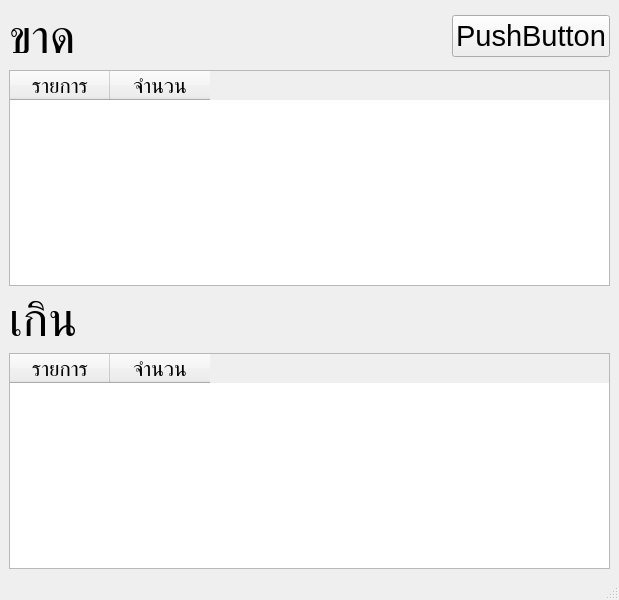
<?xml version="1.0" encoding="UTF-8"?>
<ui version="4.0">
 <class>MainWindow</class>
 <widget class="QMainWindow" name="MainWindow">
  <property name="geometry">
   <rect>
    <x>0</x>
    <y>0</y>
    <width>619</width>
    <height>600</height>
   </rect>
  </property>
  <property name="windowTitle">
   <string>MainWindow</string>
  </property>
  <widget class="QWidget" name="centralwidget">
   <property name="sizePolicy">
    <sizepolicy hsizetype="Expanding" vsizetype="Expanding">
     <horstretch>0</horstretch>
     <verstretch>0</verstretch>
    </sizepolicy>
   </property>
   <layout class="QGridLayout" name="gridLayout">
    <item row="0" column="0">
     <layout class="QVBoxLayout" name="verticalLayout">
      <property name="sizeConstraint">
       <enum>QLayout::SetMaximumSize</enum>
      </property>
      <item>
       <layout class="QHBoxLayout" name="horizontalLayout_2">
        <item>
         <widget class="QLabel" name="label_1">
          <property name="enabled">
           <bool>true</bool>
          </property>
          <property name="sizePolicy">
           <sizepolicy hsizetype="Minimum" vsizetype="Maximum">
            <horstretch>0</horstretch>
            <verstretch>0</verstretch>
           </sizepolicy>
          </property>
          <property name="font">
           <font>
            <pointsize>36</pointsize>
           </font>
          </property>
          <property name="text">
           <string>ขาด</string>
          </property>
          <property name="alignment">
           <set>Qt::AlignLeading|Qt::AlignLeft|Qt::AlignTop</set>
          </property>
         </widget>
        </item>
        <item>
         <widget class="QPushButton" name="pushButton">
          <property name="sizePolicy">
           <sizepolicy hsizetype="Fixed" vsizetype="Fixed">
            <horstretch>0</horstretch>
            <verstretch>0</verstretch>
           </sizepolicy>
          </property>
          <property name="font">
           <font>
            <pointsize>22</pointsize>
           </font>
          </property>
          <property name="text">
           <string>PushButton</string>
          </property>
         </widget>
        </item>
       </layout>
      </item>
      <item>
       <widget class="QTableWidget" name="tableWidget_1">
        <property name="sizePolicy">
         <sizepolicy hsizetype="Expanding" vsizetype="Expanding">
          <horstretch>0</horstretch>
          <verstretch>0</verstretch>
         </sizepolicy>
        </property>
        <property name="columnCount">
         <number>2</number>
        </property>
        <column>
         <property name="text">
          <string>รายการ</string>
         </property>
         <property name="font">
          <font>
           <pointsize>16</pointsize>
          </font>
         </property>
        </column>
        <column>
         <property name="text">
          <string>จำนวน</string>
         </property>
         <property name="font">
          <font>
           <pointsize>16</pointsize>
          </font>
         </property>
        </column>
       </widget>
      </item>
      <item>
       <widget class="QLabel" name="label_2">
        <property name="sizePolicy">
         <sizepolicy hsizetype="Minimum" vsizetype="Minimum">
          <horstretch>0</horstretch>
          <verstretch>0</verstretch>
         </sizepolicy>
        </property>
        <property name="font">
         <font>
          <pointsize>36</pointsize>
         </font>
        </property>
        <property name="layoutDirection">
         <enum>Qt::LeftToRight</enum>
        </property>
        <property name="text">
         <string>เกิน</string>
        </property>
        <property name="alignment">
         <set>Qt::AlignLeading|Qt::AlignLeft|Qt::AlignTop</set>
        </property>
       </widget>
      </item>
      <item>
       <widget class="QTableWidget" name="tableWidget_2">
        <property name="showGrid">
         <bool>true</bool>
        </property>
        <property name="gridStyle">
         <enum>Qt::NoPen</enum>
        </property>
        <column>
         <property name="text">
          <string>รายการ</string>
         </property>
         <property name="font">
          <font>
           <pointsize>16</pointsize>
          </font>
         </property>
        </column>
        <column>
         <property name="text">
          <string>จำนวน</string>
         </property>
         <property name="font">
          <font>
           <pointsize>16</pointsize>
          </font>
         </property>
        </column>
       </widget>
      </item>
     </layout>
    </item>
   </layout>
  </widget>
  <widget class="QMenuBar" name="menubar">
   <property name="geometry">
    <rect>
     <x>0</x>
     <y>0</y>
     <width>619</width>
     <height>21</height>
    </rect>
   </property>
  </widget>
  <widget class="QStatusBar" name="statusbar"/>
 </widget>
 <resources/>
 <connections/>
</ui>
